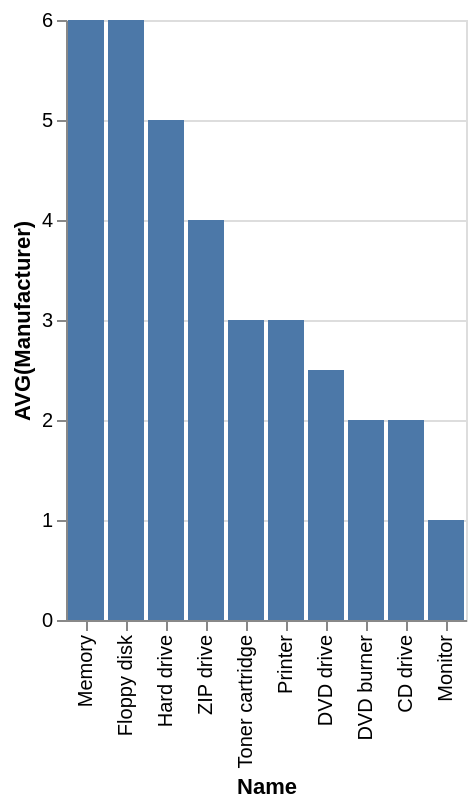

Specify this chart in Vega-Lite:
### Vega-Lite specification from a JSON file in a GitHub repository (floating-point values rounded to 4 significant figures)
{"data": {"values": [{"x_data": "Memory", "y_data": 6}, {"x_data": "Floppy disk", "y_data": 6}, {"x_data": "Hard drive", "y_data": 5}, {"x_data": "ZIP drive", "y_data": 4}, {"x_data": "Toner cartridge", "y_data": 3}, {"x_data": "Printer", "y_data": 3}, {"x_data": "DVD drive", "y_data": 2.5}, {"x_data": "DVD burner", "y_data": 2}, {"x_data": "CD drive", "y_data": 2}, {"x_data": "Monitor", "y_data": 1}]}, "mark": "bar", "encoding": {"x": {"field": "x_data", "type": "nominal", "title": "Name", "sort": {"op": "sum", "field": "y_data", "order": "descending"}}, "y": {"field": "y_data", "type": "quantitative", "title": "AVG(Manufacturer)"}}}
